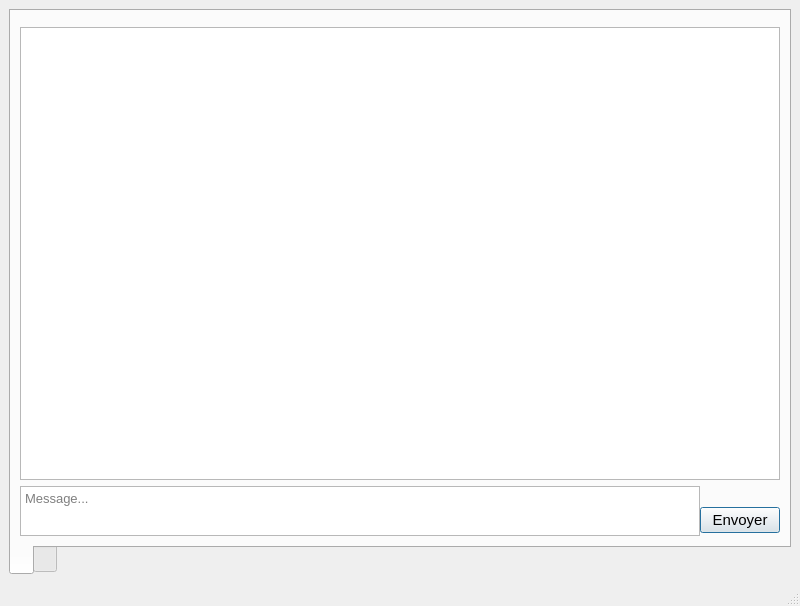
<?xml version="1.0" encoding="UTF-8"?>
<ui version="4.0">
 <class>MainWindow</class>
 <widget class="QMainWindow" name="MainWindow">
  <property name="geometry">
   <rect>
    <x>0</x>
    <y>0</y>
    <width>800</width>
    <height>606</height>
   </rect>
  </property>
  <property name="windowTitle">
   <string>LEMI</string>
  </property>
  <property name="windowIcon">
   <iconset resource="ressources.qrc">
    <normaloff>:/Icon.png</normaloff>:/Icon.png</iconset>
  </property>
  <property name="tabShape">
   <enum>QTabWidget::TabShape::Rounded</enum>
  </property>
  <widget class="QWidget" name="centralwidget">
   <layout class="QGridLayout" name="gridLayout">
    <item row="0" column="0">
     <widget class="QTabWidget" name="tabWidget">
      <property name="sizePolicy">
       <sizepolicy hsizetype="Minimum" vsizetype="Minimum">
        <horstretch>0</horstretch>
        <verstretch>0</verstretch>
       </sizepolicy>
      </property>
      <property name="font">
       <font>
        <pointsize>11</pointsize>
       </font>
      </property>
      <property name="layoutDirection">
       <enum>Qt::LayoutDirection::LeftToRight</enum>
      </property>
      <property name="tabPosition">
       <enum>QTabWidget::TabPosition::South</enum>
      </property>
      <property name="tabShape">
       <enum>QTabWidget::TabShape::Rounded</enum>
      </property>
      <property name="currentIndex">
       <number>0</number>
      </property>
      <property name="iconSize">
       <size>
        <width>50</width>
        <height>50</height>
       </size>
      </property>
      <property name="elideMode">
       <enum>Qt::TextElideMode::ElideNone</enum>
      </property>
      <widget class="QWidget" name="Discuss">
       <attribute name="title">
        <string/>
       </attribute>
       <layout class="QGridLayout" name="gridLayout_2">
        <item row="0" column="0">
         <layout class="QVBoxLayout" name="verticalLayout_2">
          <property name="topMargin">
           <number>7</number>
          </property>
          <item>
           <widget class="QListView" name="listView">
            <property name="sizePolicy">
             <sizepolicy hsizetype="Minimum" vsizetype="Minimum">
              <horstretch>0</horstretch>
              <verstretch>0</verstretch>
             </sizepolicy>
            </property>
            <property name="minimumSize">
             <size>
              <width>0</width>
              <height>400</height>
             </size>
            </property>
            <property name="font">
             <font>
              <pointsize>16</pointsize>
             </font>
            </property>
            <property name="contextMenuPolicy">
             <enum>Qt::ContextMenuPolicy::CustomContextMenu</enum>
            </property>
            <property name="frameShape">
             <enum>QFrame::Shape::StyledPanel</enum>
            </property>
            <property name="editTriggers">
             <set>QAbstractItemView::EditTrigger::SelectedClicked</set>
            </property>
            <property name="defaultDropAction">
             <enum>Qt::DropAction::CopyAction</enum>
            </property>
            <property name="selectionBehavior">
             <enum>QAbstractItemView::SelectionBehavior::SelectItems</enum>
            </property>
            <property name="textElideMode">
             <enum>Qt::TextElideMode::ElideRight</enum>
            </property>
            <property name="verticalScrollMode">
             <enum>QAbstractItemView::ScrollMode::ScrollPerPixel</enum>
            </property>
            <property name="movement">
             <enum>QListView::Movement::Static</enum>
            </property>
            <property name="layoutMode">
             <enum>QListView::LayoutMode::SinglePass</enum>
            </property>
            <property name="spacing">
             <number>0</number>
            </property>
            <property name="viewMode">
             <enum>QListView::ViewMode::ListMode</enum>
            </property>
            <property name="selectionRectVisible">
             <bool>true</bool>
            </property>
           </widget>
          </item>
          <item>
           <layout class="QHBoxLayout" name="horizontalLayout_2">
            <property name="spacing">
             <number>0</number>
            </property>
            <property name="sizeConstraint">
             <enum>QLayout::SizeConstraint::SetDefaultConstraint</enum>
            </property>
            <property name="topMargin">
             <number>0</number>
            </property>
            <item>
             <widget class="QTextEdit" name="textEdit">
              <property name="sizePolicy">
               <sizepolicy hsizetype="Expanding" vsizetype="Maximum">
                <horstretch>0</horstretch>
                <verstretch>0</verstretch>
               </sizepolicy>
              </property>
              <property name="maximumSize">
               <size>
                <width>16777215</width>
                <height>50</height>
               </size>
              </property>
              <property name="font">
               <font>
                <pointsize>10</pointsize>
               </font>
              </property>
              <property name="acceptRichText">
               <bool>false</bool>
              </property>
              <property name="placeholderText">
               <string>Message...</string>
              </property>
             </widget>
            </item>
            <item>
             <layout class="QVBoxLayout" name="verticalLayout">
              <property name="spacing">
               <number>0</number>
              </property>
              <property name="topMargin">
               <number>18</number>
              </property>
              <item>
               <widget class="QPushButton" name="sendButton">
                <property name="text">
                 <string>Envoyer</string>
                </property>
                <property name="icon">
                 <iconset resource="ressources.qrc">
                  <normaloff>:/images/assets/ic_fluent_send_24_filled.svg</normaloff>:/images/assets/ic_fluent_send_24_filled.svg</iconset>
                </property>
                <property name="checkable">
                 <bool>false</bool>
                </property>
                <property name="autoDefault">
                 <bool>false</bool>
                </property>
                <property name="default">
                 <bool>true</bool>
                </property>
                <property name="flat">
                 <bool>false</bool>
                </property>
               </widget>
              </item>
             </layout>
            </item>
           </layout>
          </item>
         </layout>
        </item>
       </layout>
      </widget>
      <widget class="QWidget" name="Param">
       <attribute name="title">
        <string/>
       </attribute>
       <layout class="QGridLayout" name="gridLayout_3">
        <item row="0" column="0">
         <layout class="QVBoxLayout" name="verticalLayout_6">
          <item>
           <layout class="QVBoxLayout" name="verticalLayout_5">
            <property name="rightMargin">
             <number>372</number>
            </property>
            <item>
             <widget class="QLabel" name="label">
              <property name="font">
               <font>
                <pointsize>16</pointsize>
               </font>
              </property>
              <property name="text">
               <string>Pseudo</string>
              </property>
             </widget>
            </item>
            <item>
             <widget class="QLineEdit" name="pseudo">
              <property name="sizePolicy">
               <sizepolicy hsizetype="Expanding" vsizetype="Fixed">
                <horstretch>0</horstretch>
                <verstretch>0</verstretch>
               </sizepolicy>
              </property>
              <property name="placeholderText">
               <string>Pseudo</string>
              </property>
              <property name="clearButtonEnabled">
               <bool>false</bool>
              </property>
             </widget>
            </item>
           </layout>
          </item>
          <item>
           <layout class="QVBoxLayout" name="verticalLayout_4">
            <property name="rightMargin">
             <number>533</number>
            </property>
            <item>
             <widget class="QLabel" name="label_3">
              <property name="font">
               <font>
                <pointsize>16</pointsize>
               </font>
              </property>
              <property name="text">
               <string>Mise à jour</string>
              </property>
             </widget>
            </item>
            <item>
             <widget class="QPushButton" name="check">
              <property name="text">
               <string>Vérifier</string>
              </property>
              <property name="icon">
               <iconset resource="ressources.qrc">
                <normaloff>:/images/assets/sync.svg</normaloff>:/images/assets/sync.svg</iconset>
              </property>
             </widget>
            </item>
           </layout>
          </item>
          <item>
           <widget class="QLabel" name="label_2">
            <property name="font">
             <font>
              <pointsize>18</pointsize>
             </font>
            </property>
            <property name="text">
             <string>À propos</string>
            </property>
           </widget>
          </item>
          <item>
           <widget class="QPlainTextEdit" name="about">
            <property name="enabled">
             <bool>true</bool>
            </property>
            <property name="undoRedoEnabled">
             <bool>true</bool>
            </property>
            <property name="readOnly">
             <bool>true</bool>
            </property>
           </widget>
          </item>
          <item>
           <layout class="QVBoxLayout" name="verticalLayout_3"/>
          </item>
         </layout>
        </item>
       </layout>
      </widget>
     </widget>
    </item>
   </layout>
  </widget>
  <widget class="QMenuBar" name="menubar">
   <property name="geometry">
    <rect>
     <x>0</x>
     <y>0</y>
     <width>800</width>
     <height>21</height>
    </rect>
   </property>
  </widget>
  <widget class="QStatusBar" name="statusbar"/>
 </widget>
 <resources>
  <include location="ressources.qrc"/>
 </resources>
 <connections/>
</ui>
